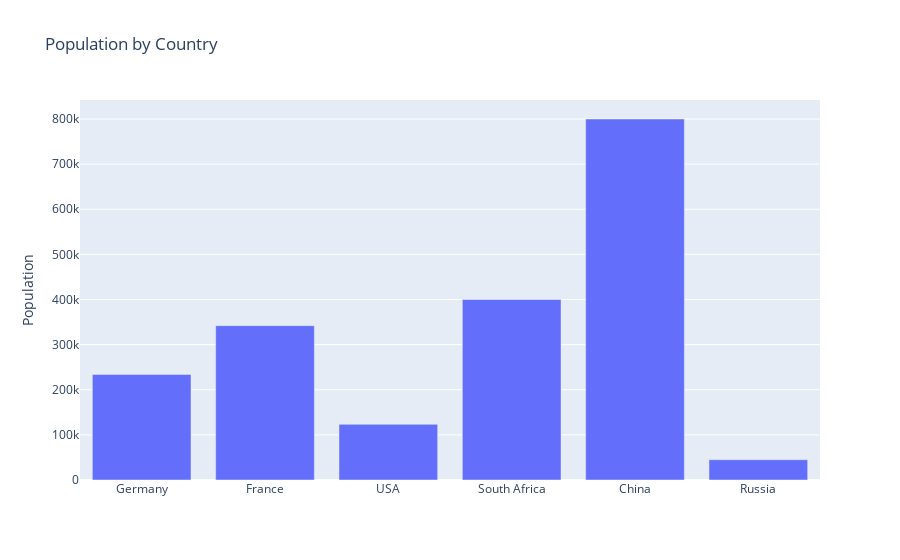

The notebook cell this image was saved under:
### Markdown cell above
**Plotly**: Best suit when creating a Web Application as it incorporates interactive elements on the visuals for easy navigation and interpretation.

### Code cell
fig = px.bar(
    data_frame=df, 
    x='Country', 
    y='Population', 
    title='Population by Country'
)

# Add annotations
fig.update_layout(xaxis_title='', yaxis_title='Population')
fig.show()

### Figure 1 — Plotly figure (JSON) as saved in the notebook; plotly's stock layout.template omitted (floating-point values rounded to 4 significant figures)
{"data": [{"alignmentgroup": "True", "hovertemplate": "Country=%{x}<br>Population=%{y}<extra></extra>", "legendgroup": "", "marker": {"color": "#636efa", "pattern": {"shape": ""}}, "name": "", "offsetgroup": "", "orientation": "v", "showlegend": false, "textposition": "auto", "type": "bar", "x": ["Germany", "France", "USA", "South Africa", "China", "Russia"], "xaxis": "x", "y": [234000, 342000, 123400, 400000, 800000, 45000], "yaxis": "y"}], "layout": {"barmode": "relative", "legend": {"tracegroupgap": 0}, "title": {"text": "Population by Country"}, "xaxis": {"anchor": "y", "domain": [0, 1], "title": {"text": ""}}, "yaxis": {"anchor": "x", "domain": [0, 1], "title": {"text": "Population"}}}}
